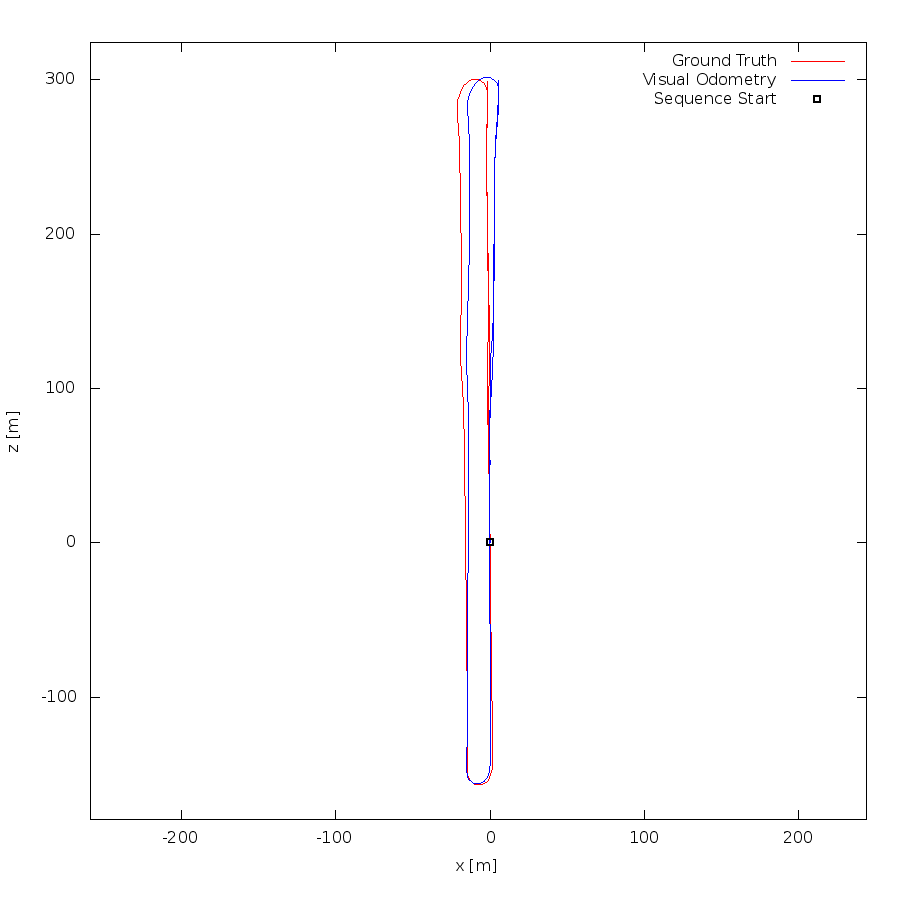

Generate this figure with gnuplot:
set term postscript eps enhanced color
set output "06.eps"
set size ratio -1
set xrange [-259:244]
set yrange [-179:324]
set xlabel "x [m]"
set ylabel "z [m]"
plot "06.txt" using 1:2 lc rgb "#FF0000" title 'Ground Truth' w lines,"06.txt" using 3:4 lc rgb "#0000FF" title 'Visual Odometry' w lines,"< head -1 06.txt" using 1:2 lc rgb "#000000" pt 4 ps 1 lw 2 title 'Sequence Start' w points
